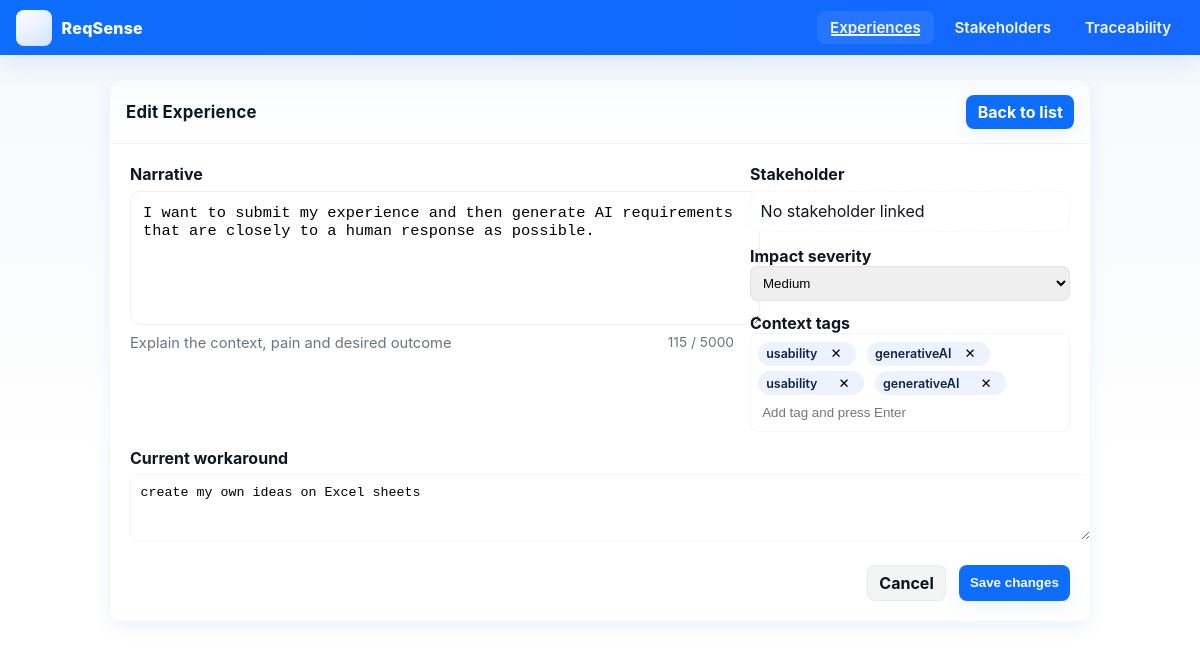
Page /experiences/1/edit on the committed database.
### src/models.py (models this page shows)
class Experience(db.Model):
    __tablename__ = 'experiences'
    id = db.Column(db.Integer, primary_key=True)
    experience_id = db.Column(db.String(16), unique=True)
    narrative_text = db.Column(db.Text, nullable=False)
    stakeholder_id = db.Column(db.Integer, db.ForeignKey('stakeholders.id'))
    context_tags = db.Column(JSON)               # stores list of tags
    participants = db.Column(JSON)
    pain_points = db.Column(JSON)
    current_workaround = db.Column(db.Text)
    impact_severity = db.Column(db.String(50))
    emotional_indicators = db.Column(JSON)
    created_at = db.Column(db.DateTime(timezone=True), default=lambda: datetime.now(timezone.utc))
    updated_at = db.Column(db.DateTime(timezone=True), onupdate=lambda: datetime.now(timezone.utc))
    stakeholder = db.relationship('Stakeholder', back_populates='experiences')
    requirements = db.relationship(
        'Requirement',
        secondary=experience_requirement_link,
        back_populates='experiences',
        overlaps="requirements,experiences"
    )
    analysis = db.relationship('ExperienceAnalysis',
                             back_populates='experience',
                             uselist=False)

### src/routes/experiences.py (the view, shortened to what this page needs)
@experiences_bp.route('/<int:experience_id>/edit', methods=['GET', 'POST'])
def edit_experience(experience_id):
    experience = Experience.query.get_or_404(experience_id)
    return render_template('experiences/edit.html', experience=experience)

### src/templates/experiences/edit.html (shortened to what this page needs)
{% extends "base.html" %}
{% block content %}
<div class="table-card" style="max-width:980px;margin:1.5rem auto;">
  <div class="table-header">
    <h2>Edit Experience</h2>
    <div>
      <a class="btn" href="{{ url_for('experiences.overview') }}">Back to list</a>
    </div>
  </div>
  <form method="post" style="padding:1.25rem;display:grid;gap:1rem">
    <div style="display:flex;gap:1rem;align-items:flex-start;flex-wrap:wrap">
      <div style="flex:1 1 60%">
        <label style="display:block;font-weight:700;margin-bottom:.4rem">Narrative</label>
        <textarea id="narrative" name="narrative_text" rows="6" placeholder="Describe the stakeholder experience..." required
                  style="width:100%;padding:.75rem;border-radius:10px;border:1px solid rgba(15,23,36,0.06);resize:vertical;font-size:.96rem">{{ experience.narrative_text }}</textarea>
        <div style="display:flex;justify-content:space-between;margin-top:.35rem">
          <small class="muted">Explain the context, pain and desired outcome</small>
          <small id="char-count" class="small muted">0 / 5000</small>
        </div>
      </div>
      <aside style="width:320px;flex:0 0 320px">
        <label style="font-weight:700;margin-bottom:.4rem;display:block">Stakeholder</label>
        {% if experience.stakeholder %}
          <div style="padding:.6rem;border-radius:8px;border:1px solid rgba(15,23,36,0.04);background:#fbfdff">
            <strong>{{ experience.stakeholder.name }}</strong><br>
            <small class="muted">{{ experience.stakeholder.role or '—' }}</small><br>
            <small class="muted">{{ experience.stakeholder.email or '—' }}</small>
          </div>
        {% else %}
          <div style="padding:.6rem;border-radius:8px;border:1px dashed rgba(15,23,36,0.04);background:#fff">No stakeholder linked</div>
        {% endif %}
        <div style="margin-top:.9rem">
          <label style="font-weight:700;display:block">Impact severity</label>
          <select name="impact_severity" style="width:100%;padding:.5rem;border-radius:8px;border:1px solid rgba(15,23,36,0.06)">
            {% for level in ['Low','Medium','High','Critical'] %}
              <option value="{{ level }}" {% if experience.impact_severity==level %}selected{% endif %}>{{ level }}</option>
            {% endfor %}
          </select>
        </div>
        <div style="margin-top:.75rem">
          <label style="font-weight:700;display:block">Context tags</label>
          <div id="tag-input" style="display:flex;flex-wrap:wrap;gap:.35rem;padding:.45rem;border-radius:8px;border:1px solid rgba(15,23,36,0.04);background:#fff">
            {% for t in (experience.context_tags or []) %}
              <span class="badge tag-badge">{{ t }}<button type="button" class="tag-remove" data-tag="{{ t }}" style="margin-left:.45rem;background:none;border:0;cursor:pointer">✕</button></span>
            {% endfor %}
            <input id="tag-box" type="text" placeholder="Add tag and press Enter" style="flex:1;border:0;outline:none;padding:.25rem;min-width:120px" />
          </div>
        </div>
      </aside>
    </div>
    <div>
      <label style="font-weight:700;display:block;margin-bottom:.4rem">Current workaround</label>
      <textarea name="current_workaround" rows="3" placeholder="How are users currently working around the problem?" style="width:100%;padding:.6rem;border-radius:8px;border:1px solid rgba(15,23,36,0.04)">{{ experience.current_workaround }}</textarea>
    </div>
    <div style="display:flex;gap:.8rem;justify-content:flex-end;margin-top:.25rem">
      <a href="{{ url_for('experiences.overview') }}" class="btn" style="background:#f3f4f6;color:#0b1220;box-shadow:none;border:1px solid rgba(15,23,36,0.04)">Cancel</a>
      <button type="submit" class="btn">Save changes</button>
    </div>
  </form>
</div>
{% endblock %}

### src/templates/base.html (style rules this page uses)
:root { --accent:#0d6efd; --muted:#6c757d; --card-bg:#ffffff; --surface:#f8fafc; --glass: rgba(255,255,255,0.06); --shadow: 0 6px 18px rgba(13,110,253,0.08); --radius:12px; --badge-bg:#eef2ff; }
html,body { height:100% }
body { font-family: Inter, system-ui, -apple-system, "Segoe UI", Roboto, "Helvetica Neue", Arial; margin:0; background: linear-gradient(180deg,#f6f8fb 0%, #ffffff 60%); color:#0f1724; -webkit-font-smoothing:antialiased; -moz-osx-font-smoothing:grayscale; }
.table-card { background:var(--card-bg); border-radius:var(--radius); box-shadow:var(--shadow); overflow:hidden; margin-bottom:1.25rem; border: 1px solid rgba(15,23,36,0.04); }
.table-header { display:flex; justify-content:space-between; align-items:center; padding:0.9rem 1rem; border-bottom:1px solid rgba(15,23,36,0.04); background:linear-gradient(180deg, rgba(13,110,253,0.02), transparent); }
.table-header h2 { margin:0;font-size:1.05rem;letter-spacing:0.2px }
.badge { display:inline-block; padding:.22rem .5rem; border-radius:999px; background:var(--badge-bg); color:#0b254a; font-weight:600; font-size:.78rem; margin-right:.35rem; transition:transform .12s, box-shadow .12s; }
.btn { display:inline-block; background:var(--accent); color:#fff; padding:.45rem .7rem; border-radius:8px; text-decoration:none; font-weight:700; box-shadow: 0 6px 18px rgba(13,110,253,0.08); transition:transform .12s ease, box-shadow .12s ease, opacity .12s; border:none; }
.muted { color:var(--muted);font-size:.92rem }
.small { font-size:.86rem;color:var(--muted) }

### rows in the picture
Experience: narrative_text "I want to submit my experience and then generate AI requirements that are closely to a human response as possible.", impact_severity "Medium", current_workaround "create my own ideas on Excel sheets"

### other values in the picture
{{ t }} "usability" "generativeAI"
